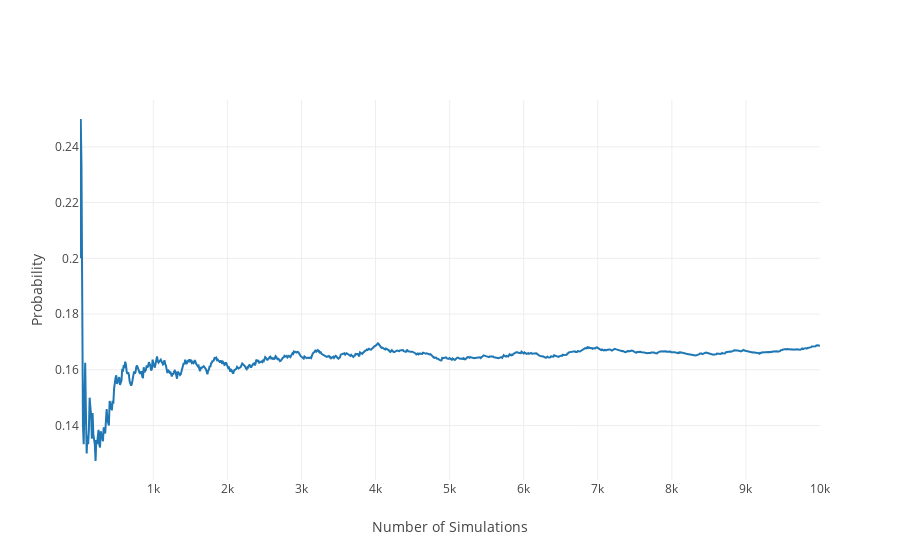

Notebook cell for this chart:
### Markdown cell above
Let's deonte the probability of a single event (rolling a 4) as:
### P(A4)
How can we simulate and show that this is 1/6 (or 0.167)?

### Code cell
dice_rolls = np.arange(1,7)
count_hits = 0
x_data = []
y_data = []

for num_simulations in range(1, 10001):
    roll = np.random.choice(dice_rolls)
    if roll == 4:
        count_hits += 1
    if (num_simulations % 10) == 0:
        y_data.append(float(count_hits) / float(num_simulations))
        x_data.append(num_simulations)

# Plot the figure
fig = plot_probs(x_data, y_data)
iplot(fig)

### Figure 1 — Plotly figure (JSON) as saved in the notebook; plotly's stock layout.template omitted (floating-point values rounded to 4 significant figures; data arrays with more than 128 entries replaced by an {"elided": "..."} marker saying what was removed)
{"data": [{"type": "scatter", "uid": "580eb51c-6d23-4acd-a59b-0d4978ae794d", "x": {"elided": "1000 int values"}, "y": {"elided": "1000 float values"}}], "layout": {"xaxis": {"title": "Number of Simulations"}, "yaxis": {"title": "Probability"}}}
